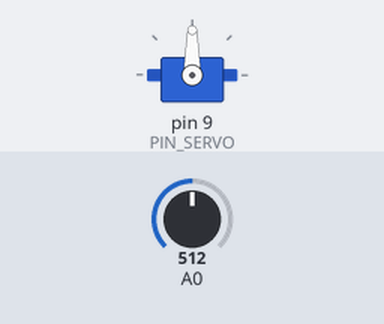
This sketch was run on a simulated Arduino Uno, built with avr-gcc and run on an emulated ATmega328P. Parts: servo. Inputs (shaded band) come from the test bench; at power-on: A0 = 512. What the sketch prints to the serial monitor is not drawn.

Above: at 1.2 s.
1.3 s: A0 set to 716
At 2.5 s:
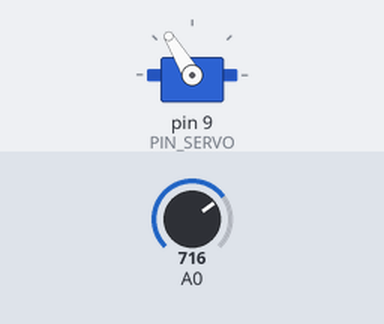
2.8 s: A0 set to 900
At 3.7 s:
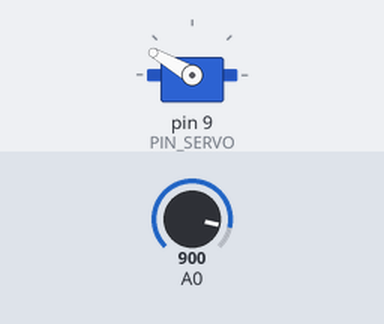
4.3 s: A0 set to 1023
At 4.8 s:
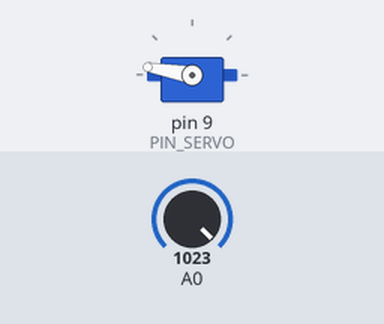
5.8 s: A0 set to 306
At 7.0 s:
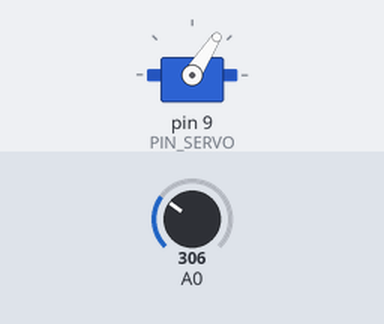
7.3 s: A0 set to 122
At 8.3 s:
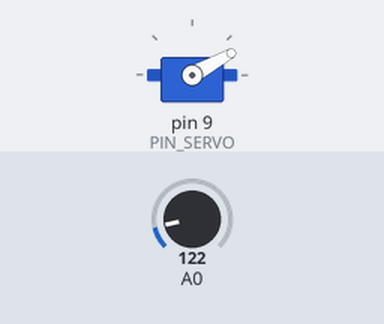
Timing chart, 0 to 9.8 s (numbered marks = the images above; inputs shaded):
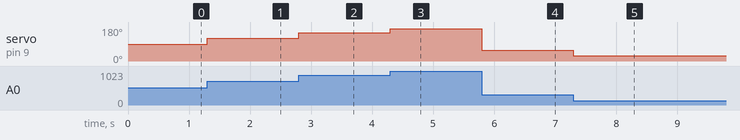

Measured:
- after the input at 1.3 s, servo on pin 9 (PIN_SERVO): 90° → 121° at once
- after the input at 2.8 s, servo on pin 9 (PIN_SERVO): 121° → 150° at once
- after the input at 4.3 s, servo on pin 9 (PIN_SERVO): 150° → 170° at once
- after the input at 5.8 s, servo on pin 9 (PIN_SERVO): 170° → 57° at once
- after the input at 7.3 s, servo on pin 9 (PIN_SERVO): 57° → 29° at once

The sketch:

Ejercicio04-Ivan.ino
```cpp
#include <Servo.h>

Servo miservo;

#define PIN_SERVO 9

void setup() {
  // put your setup code here, to run once:
  Serial.begin(9600);
  //Inicializo Servo
  Serial.println(F("Inicializando servo..."));
  miservo.attach(PIN_SERVO);
}

void loop() {
  // put your main code here, to run repeatedly:
  int potenciometro;  // variable para almacenar el valor del potenciometro
  potenciometro = analogRead(A0); //le asignamos el valor de la entrada
  int grados = map(potenciometro, 0, 1023, 10, 170); //mapeamos el valor de potenciometro a grados
  miservo.write(grados); //posicionamos el servo
  //delay(500); // por si hace falta
}
```
